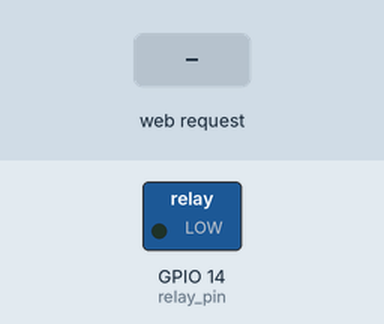
The sketch below on a simulated ESP32. On the bench: switched loads named in the sketch (green lamp = pin HIGH). The test bench sets the inputs (shaded band). WiFi joins after 1.5 s; servers stay silent unless stated; what the sketch prints to the serial monitor is not drawn.

Above: at 3.2 s.
3.3 s: HTTP request GET /button received
At 4.1 s:
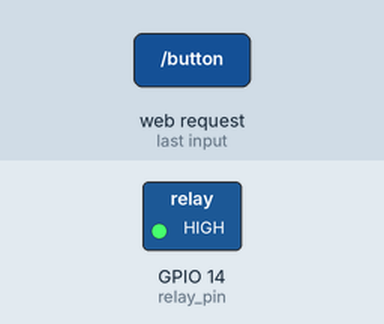
Timing chart, 0 to 6.3 s (numbered marks = the images above; inputs shaded):
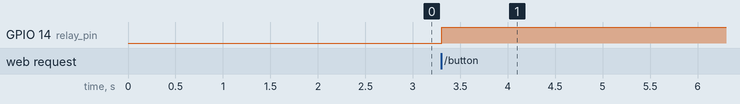

The sketch:

esp32_kitsune.ino
```cpp
#include <WiFi.h>
#include <ESPAsyncWebServer.h>

// Replace with your network credentials
const char* ssid = "Xiaomi 11 Lite 5G NE";
const char* password = "12345";

// Create an instance of the server
AsyncWebServer server(80);

// Define the pin that will receive the signal
const int relay_pin = 14;

void setup() {
  // Set the pin mode
  pinMode(relay_pin, OUTPUT);

  // Connect to Wi-Fi network with SSID and password
  Serial.begin(9600);
  Serial.println();
  Serial.print("Connecting to ");
  Serial.println(ssid);
  WiFi.begin(ssid, password);
  while (WiFi.status() != WL_CONNECTED) {
    delay(1000);
    Serial.println("Connecting to WiFi...");
  }

  // Print the IP address
  Serial.println(WiFi.localIP());

  // Handle the button press on the web page
  server.on("/button", HTTP_GET, [](AsyncWebServerRequest *request){
    digitalWrite(relay_pin, HIGH);
    request->send(200, "text/plain", "Kitsune is on the hunt!");
  });

  // Start the server
  server.begin();
}

void loop() {
  // do nothing
}
```

Measured:
- after the input at 3.3 s, GPIO 14 (relay_pin): LOW → HIGH at once
